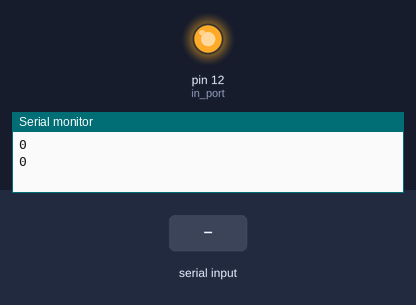
Simulated run of this sketch. Board: Arduino Uno, built with avr-gcc and run on an emulated ATmega328P. On the bench: output pins drawn as LEDs (lit = HIGH), the last lines printed to the serial monitor. The test bench sets the inputs (shaded band).

Above: at 1.2 s.
1.3 s: "1" received over Serial
At 2.8 s:
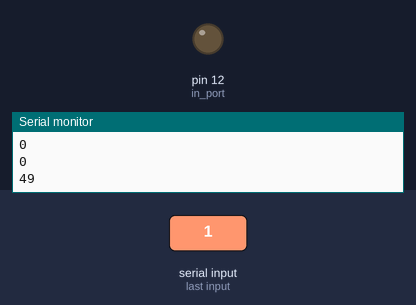
Timing chart, 0 to 14.5 s (numbered marks = the images above; inputs shaded):
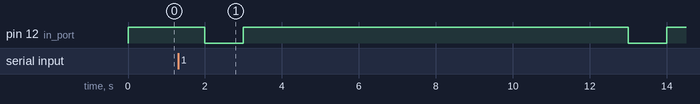

The sketch:

doorLock.ino
```cpp
int in_port=12;

void setup() {
  // put your setup code here, to run once:
  Serial.begin(115200);
  pinMode(in_port, OUTPUT);

}

int receivedData = 0;

void loop() {
  // put your main code here, to run repeatedly:
  if (Serial.available()) {
    receivedData = Serial.read();
  }
  Serial.println(receivedData);

  if(receivedData == 49){
      digitalWrite(in_port, LOW);
      delay(1000);
      digitalWrite(in_port,HIGH);
      Serial.println("open");
      delay(10000);
      digitalWrite(in_port,LOW);
      delay(1000);
      digitalWrite(in_port,HIGH);
      Serial.println("close");
  }
  receivedData=0;
  digitalWrite(in_port,HIGH);
  delay(1000);
}
```

Measured:
- after the input at 1.3 s, pin 12 (in_port): alternates HIGH for 10.0 s and LOW for 1.0 s, starting after 0.70 s
